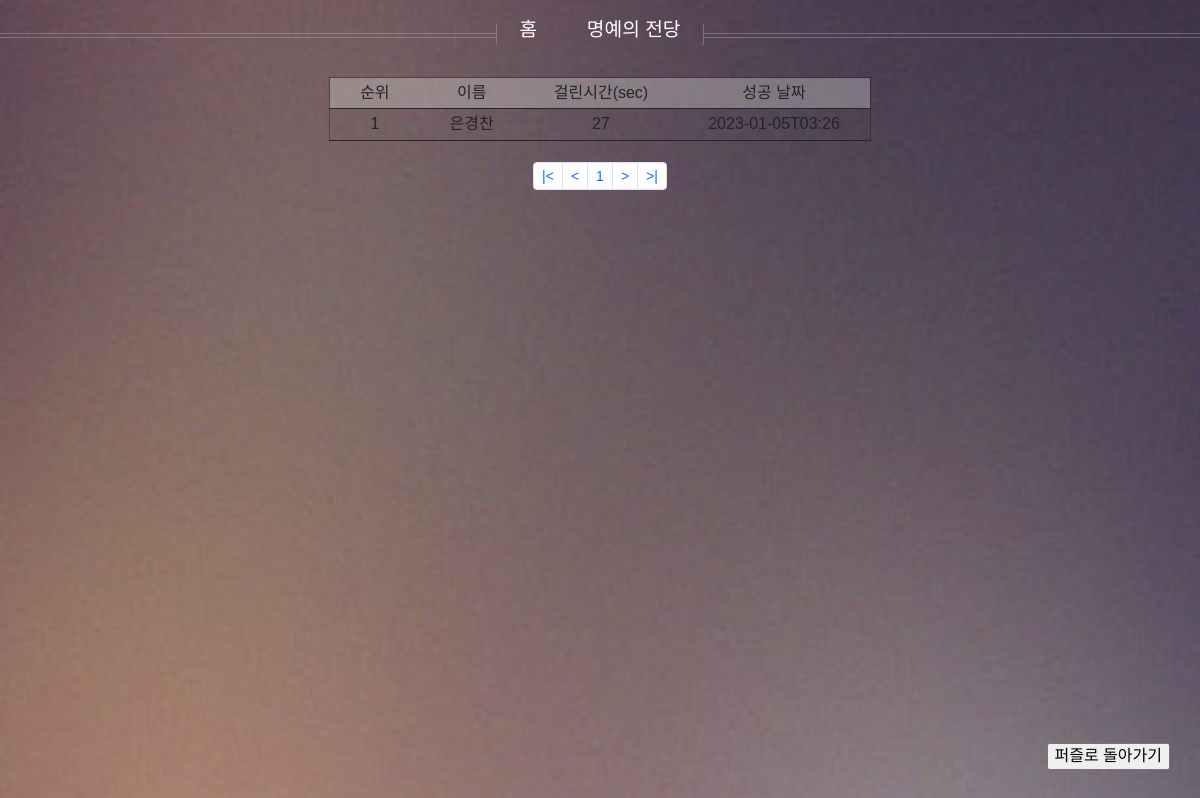
Before: /puzzleApp/rank/ with the older database file.
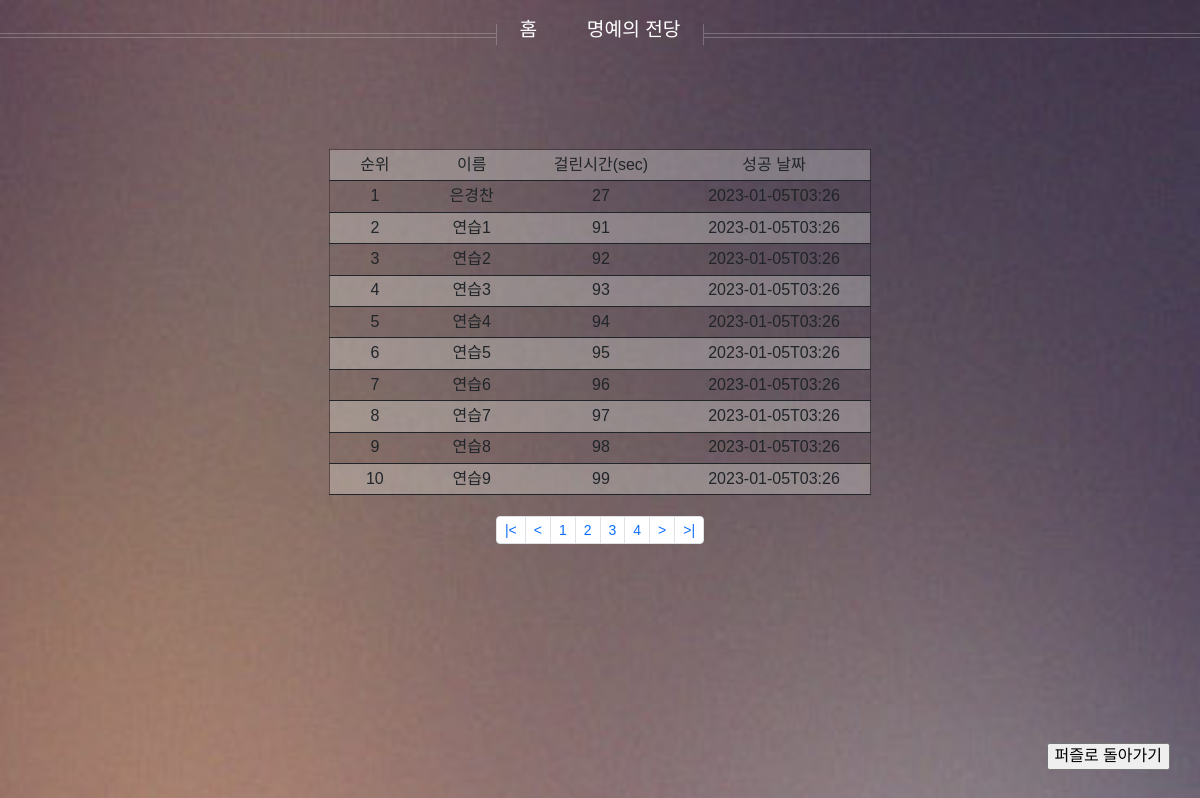
After: the same page with the newer database file.
### puzzleApp/models.py (models this page shows)
class Puzzle(models.Model):
    name = models.CharField(max_length=255, unique=True)
    score = models.IntegerField()
    date = models.CharField(max_length=255)
    class Meta:
        db_table = 'Puzzle'

### puzzleApp/views.py (the view)
# urls.py: path("rank/", ballmungViews.rank, name="rank"),
def rank(request):
    puzzle = Puzzle.objects.all().order_by('score','date')
    page_info = {
        "startPage" : 1,
        "endPage" : 10,
        "underPageCount" : 10,
        "currentPage" : 1,
        "totalPage" : 0,
        "countPerPage" : 10,
    }
    page_info["currentPage"] = request.GET.get('page')
    if not page_info["currentPage"]:
        page_info["currentPage"] = 1
    else:
        page_info["currentPage"] = int(page_info["currentPage"])
        if page_info["currentPage"] <= 0:
            page_info["currentPage"] = 1
    page_info["totalPage"] = (puzzle.count() // page_info["countPerPage"]) + 1
    if (puzzle.count() % page_info["countPerPage"]) == 0:
        page_info["totalPage"] -= 1
    page_info["startPage"] = (page_info["currentPage"] // page_info["underPageCount"]) * page_info["underPageCount"] + 1
    page_info["endPage"] = page_info["startPage"] + page_info["underPageCount"] - 1
    if page_info["endPage"] > page_info["totalPage"]:
        page_info["endPage"] = page_info["totalPage"]
    pageRange = range(page_info["startPage"], page_info["endPage"]+1)
    paginator = Paginator(puzzle, page_info["countPerPage"])
    rankinfo_s = paginator.get_page(page_info["currentPage"])
    return render(request, 'puzzleApp/rank.html', {"rankdata":rankinfo_s, "page_info":page_info, "pageRange":pageRange})

### puzzleApp/templates/puzzleApp/rank.html (shortened to what this page needs)
<head>
    <link href="https://cdn.jsdelivr.net/npm/bootstrap@5.2.3/dist/css/bootstrap.min.css" rel="stylesheet">
    <link rel="stylesheet" href="/static/ballmungApp/css/mainApp_rank.css">
</head>
<body>
    {% include "nav.html" %}
    <div class="container">
        <table style="text-align: center;">
            <tr>
                <th>순위</th>
                <th>이름</th>
                <th>걸린시간(sec)</th>
                <th>성공 날짜</th>
            </tr>
            {% for pu in rankdata %}
            <tr>
                <h3>
                    <td>{{forloop.counter0|add:1}}</td>
                    <td>{{pu.name}}</td>
                    <td>{{pu.score}}</td>
                    <td>{{pu.date}}</td>
                </h3>
            </tr>
            {% endfor %}
        </table>
        <br>
        <div class="">
            <ul class="pagination pagination-sm">
                <li class="page-item"><a class="page-link" href="{% url "puzzleApp:rank" %}?page={{ 1 }}">|&lt</a></li>
                <li class="page-item"><a class="page-link" href="#">&lt</a></li>
                {% for pr in pageRange%}
                <li class="page-item"><a class="page-link" href="{% url "puzzleApp:rank" %}?page={{ pr }}">{{ pr }}</a>
                </li>
                {% endfor %}
                <li class="page-item"><a class="page-link" href="#">&gt</a></li>
                <li class="page-item"><a class="page-link" href="{% url "puzzleApp:rank" %}?page={{ page_info.totalPage
                        }}">&gt|</a></li>
            </ul>
        </div>
        <input type="button" class="puzzlebutton" value="퍼즐로 돌아가기" onclick="location.href='../'" style="display: none;">
    </div>
</body>

### templates/nav.html
<nav id="nav">
    <ul>
        <li><a href="/">홈</a></li>
        <li><a href="/rank/">명예의 전당</a></li>
    </ul>
</nav>

### ballmungApp/static/ballmungApp/css/mainApp_rank.css (style rules this page uses)
html,body,div,span, p, a, img, ol, ul, li, form, label, table, tr, th, td, canvas, header, nav, section { margin: 0; padding: 0; border: 0; font-size: 100%; font: inherit; vertical-align: baseline; }
body { font-family: 'Noto Sans KR', sans-serif; padding-left: 0px; background-image: url("../images/pic02.jpg"); background-size: cover; line-height: 1.3; }
nav,section { display: block; }
#nav { position: relative; top: 0; left: 0; width: 100%; text-align: center; padding: 1.5em 0 1.5em 0; z-index: 1; overflow: hidden; }
#nav>ul { line-height: 0px; position: relative; display: inline-block; margin: 0; height: 21px; border-left: solid 1px rgba(192, 192, 192, 0.35); border-right: solid 1px rgba(192, 192, 192, 0.35); }
#nav>ul:before, #nav>ul:after { content: ''; display: block; width: 300%; position: absolute; top: 50%; margin-top: -2px; height: 5px; border-top: solid 1px rgba(192, 192, 192, 0.35); border-bottom: solid 1px rgba(192, 192, 192, 0.35); }
#nav>ul:before { left: 100%; margin-left: 1px; }
#nav>ul:after { right: 100%; margin-right: 1px; }
#nav>ul>li { display: inline-block; margin:-9px 0.5em 0 0.5em; border-radius: 0.5em; padding: 0.85em; border: solid 1px transparent; }
#nav>ul>li>a, #nav>ul>li>span { display: block; color: white; font-size: 1.2rem; text-decoration: none; border: 0; outline: 0; }
table { position: relative; border-collapse: collapse; border: 1px solid; border-color: rgba(0, 0, 0, 0.3); padding-left: 10px; }
th, td { border-bottom: 1px solid; padding: 0.6vh 2.5vw; }
tbody>tr:nth-of-type(2n-1) { background-color: rgba(235, 237, 232, 0.3); }

### puzzleApp/templates/puzzleApp/rank.html (style rules this page uses)
.container { display: flex; justify-content: center; flex-direction: column; align-items: center; }
.puzzlebutton { right: 0; bottom: 0; position: fixed; margin: 0 30 30 0; }

Changed rows visible on the page:
added Puzzle: name "연습1", score "91", date "2023-01-05T03:26"
added Puzzle: name "연습2", score "92", date "2023-01-05T03:26"
added Puzzle: name "연습3", score "93", date "2023-01-05T03:26"
added Puzzle: name "연습4", score "94", date "2023-01-05T03:26"
added Puzzle: name "연습5", score "95", date "2023-01-05T03:26"
added Puzzle: name "연습6", score "96", date "2023-01-05T03:26"
added Puzzle: name "연습7", score "97", date "2023-01-05T03:26"
added Puzzle: name "연습8", score "98", date "2023-01-05T03:26"
added Puzzle: name "연습9", score "99", date "2023-01-05T03:26"
Other visible differences:
new list line: "2"
new list line: "3"
new list line: "4"
